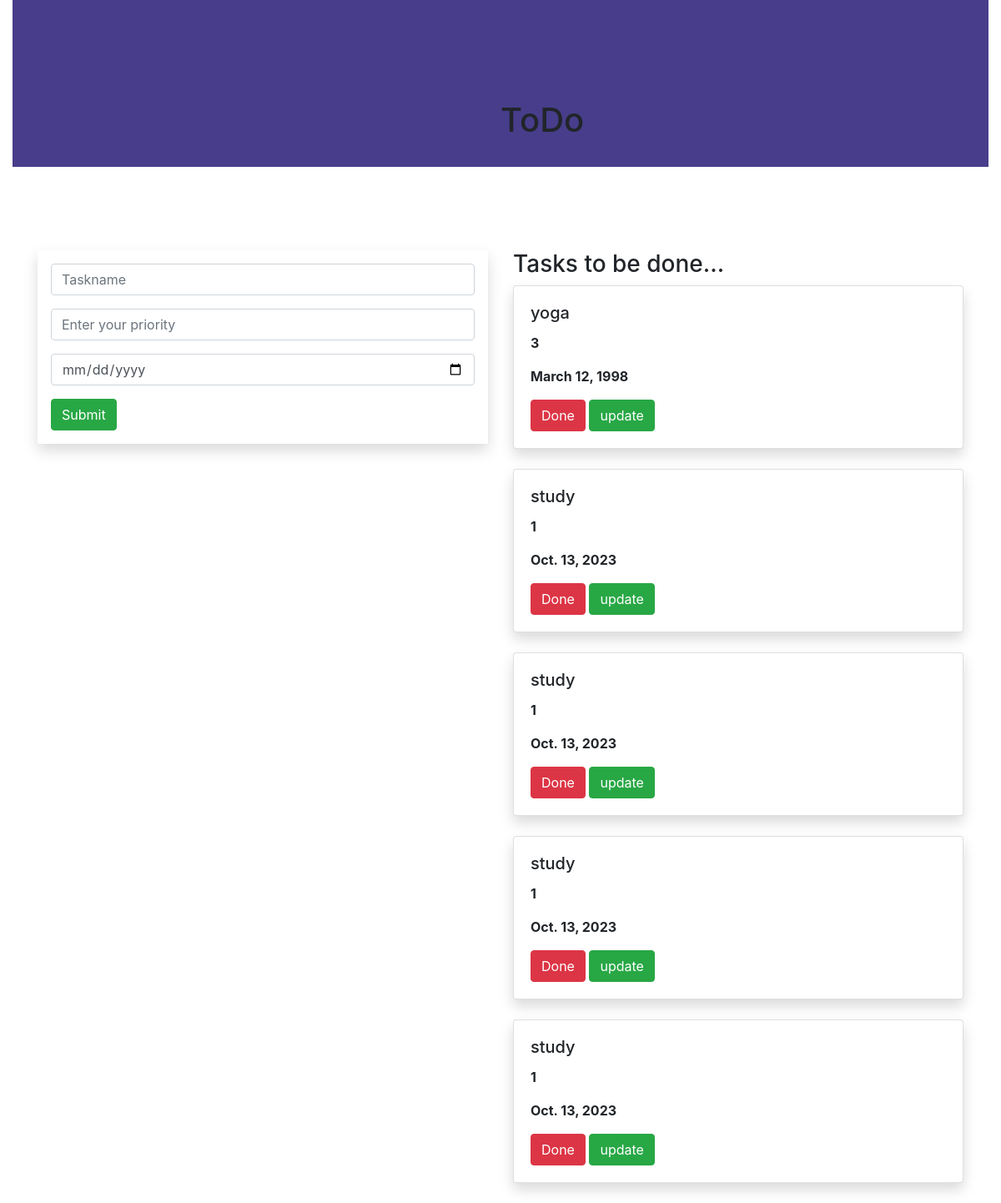
The page / on the database its author committed.
### todoapp/models.py (models this page shows, shortened)
class Task(models.Model):
    name=models.CharField(max_length=250)
    priority=models.IntegerField()
    date=models.DateField()

### todoapp/views.py (the view)
# urls.py: path('', views.add, name='add'),
def add(request):
    task1 = Task.objects.all()
    if request.method=='POST':
        name = request.POST.get('task','')
        priority = request.POST.get('priority','')
        date = request.POST.get('date','')
        task = Task(name=name,priority=priority,date=date)
        task.save()
    return render(request,'home.html',{'task1':task1})

### todoapp/templates/home.html (shortened to what this page needs)
{% extends 'base.html' %}
{% block content %}
<div class="container-fluid">
    <div class="row">
        <div class="col-md-12">
            <div class="banner">
                <div class="banner-text">
                    <h1>ToDo</h1>
                </div>
            </div>
        </div>
    </div>
</div>
<div class="container">
    <div class="row">
        <div class="col-md-6">
            <form method="POST" class="p-3 shadow">
                <div class="form-group">
                    <input type="text" class="form-control" name="task" placeholder="Taskname">
                </div>
                <div class="form-group">
                    <input type="text" class="form-control" name="priority" placeholder="Enter your priority">
                </div>
                <div class="form-group">
                    <input type="date" class="form-control" name="date" placeholder="Enter your Date">
                </div>
                <input type="submit" class="btn btn-success">
            </form>
        </div>
        <div class=col-md-6>
            <h3>Tasks to be done...</h3>
            {% for i in task1 %}
            <div class="shadow card">
                <div class="card-body">
                    <h5 class="card-title">{{i.name}}</h5>
                    <p><b>{{i.priority}}</b></p>
                    <p><b>{{i.date}}</b></p>
                    <a class="btn btn-danger"href="{% url 'delete' i.id %}">Done</a>
                    <a class="btn btn-success"href="{% url 'update' i.id %}">update</a>
                </div>
            </div>
            <br>
            {% endfor %}
        </div>
    </div>
</div>
{% endblock %}

### todoapp/templates/base.html (shortened to what this page needs)
{% load static %}
<!DOCTYPE html>
<html lang="en">
<head>
    <link rel="stylesheet" href="https://cdn.jsdelivr.net/npm/bootstrap@4.5.3/dist/css/bootstrap.min.css">
    <link rel="stylesheet" href="{% static 'style.css' %}">
</head>
<body>
{% block content %}
{% endblock %}
</body>
</html>

### todoapp/static/style.css (style rules this page uses)
.banner { background-color: darkslateblue; width:100%; height:200px; margin-bottom:100px; }
.banner-text { top:40%; left:50%; position:absolute; transform=transform }

### rows shown on the page
Task: name "yoga", priority "3", date "March 12, 1998"
Task: name "study", priority "1", date "Oct. 13, 2023"
Task: name "study", priority "1", date "Oct. 13, 2023"
Task: name "study", priority "1", date "Oct. 13, 2023"
Task: name "study", priority "1", date "Oct. 13, 2023"
